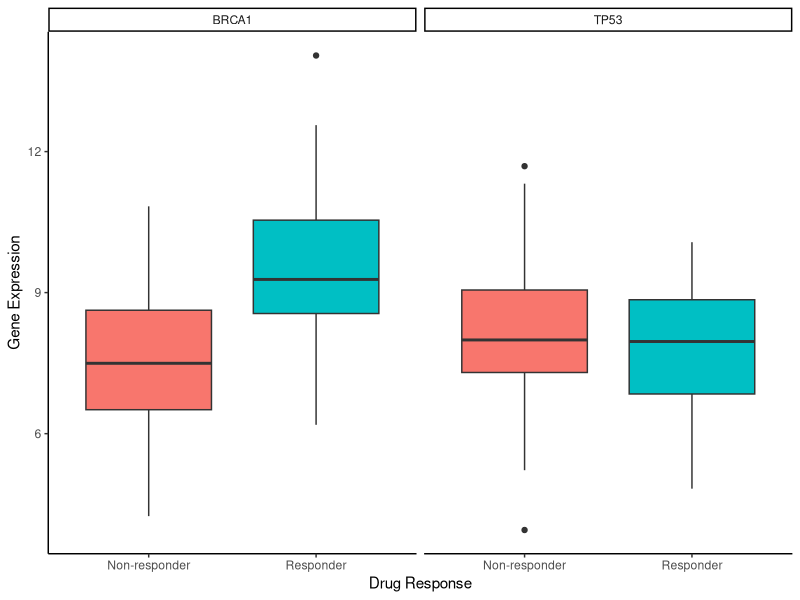
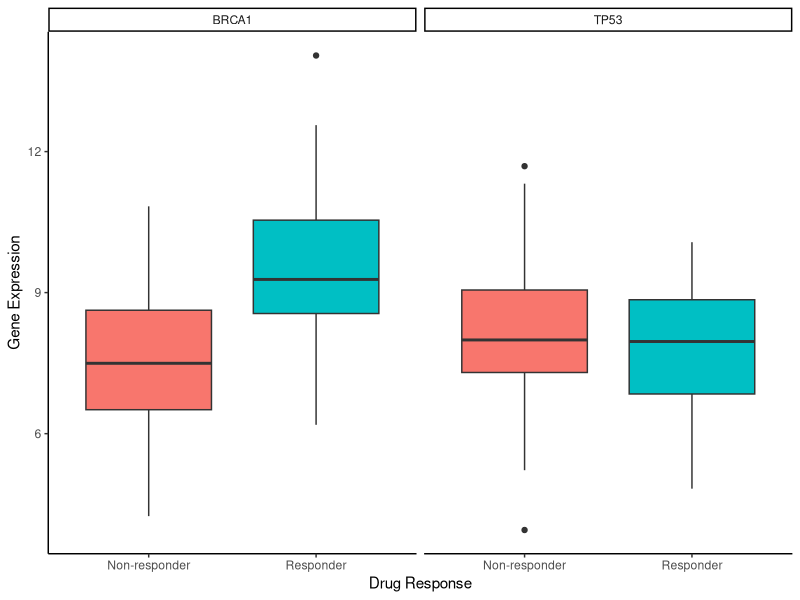

The R script that drew these images, in order:
library(tidyverse)
library(ggrepel)

# Read the data
data <- read.csv("bio_complex_data.csv")

# Select relevant columns and pivot longer to get gene expression in long format
expr_data <- data %>%
  select(patient_id, drug_response, BRCA1_expr, TP53_expr) %>%
  pivot_longer(cols = c(BRCA1_expr, TP53_expr),
               names_to = "gene",
               values_to = "expression") %>%
  mutate(gene = recode(gene,
                       BRCA1_expr = "BRCA1",
                       TP53_expr = "TP53"))

# Create the box plot
final_plot <- ggplot(expr_data, aes(x = drug_response, y = expression, fill = drug_response)) +
  geom_boxplot() +
  facet_wrap(~ gene, ncol = 2) +
  theme_classic() +
  labs(x = "Drug Response", y = "Gene Expression") +
  theme(legend.position = "none")

# Save the plot in PNG and PDF formats
ggsave("__OUTPUT_PNG_FILE__", plot = final_plot, width = 8, height = 6, dpi = 300)
ggsave("__OUTPUT_PDF_FILE__", plot = final_plot, width = 8, height = 6)